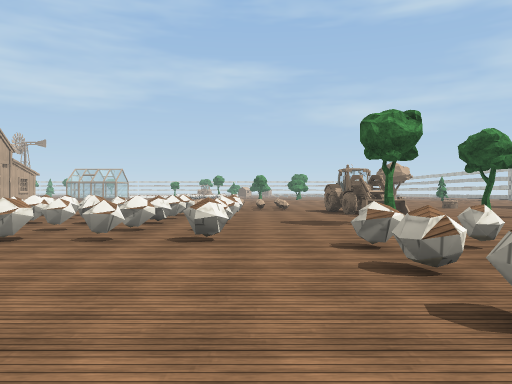
View 1 (above)

21 first-person views from a walk through a Unity game level. The camera is 1.3 m above the floor, looks level and sees 70° across. The floor is counted in squares, 2 m on a side. Each view is taken from the middle of a square. On the plan, view 1 faces up. The plan holds only what a view shows up to about 11 squares ahead; the rest is blank. The place goes on beyond the plan. Door leaves are left out, so doorways stand open. Surface patterns are stand-ins for the level's own textures.

View 2
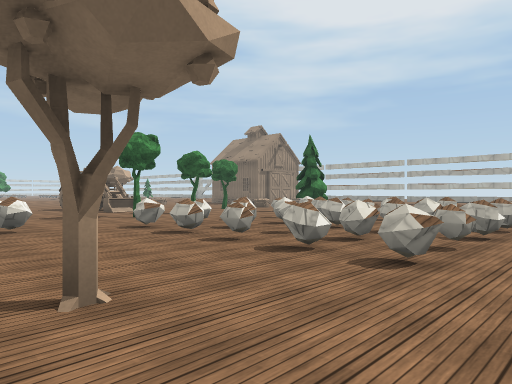

View 3
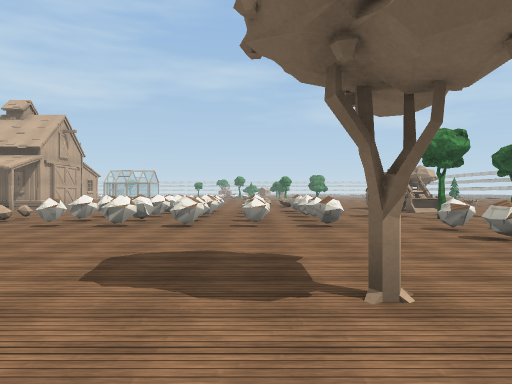

View 4
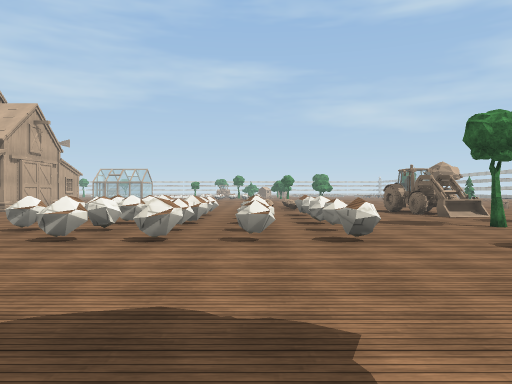

View 5
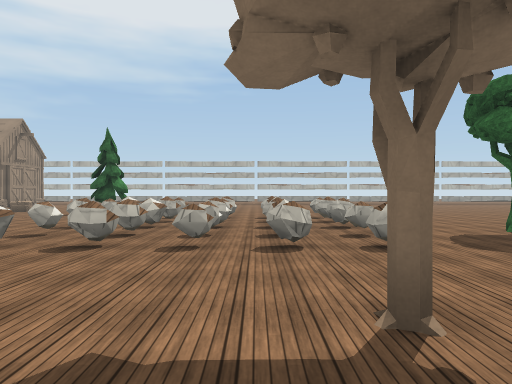

View 6
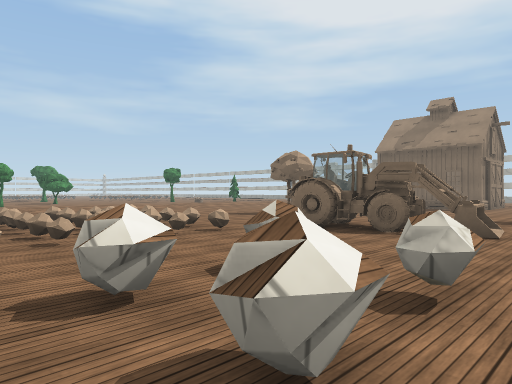

View 7
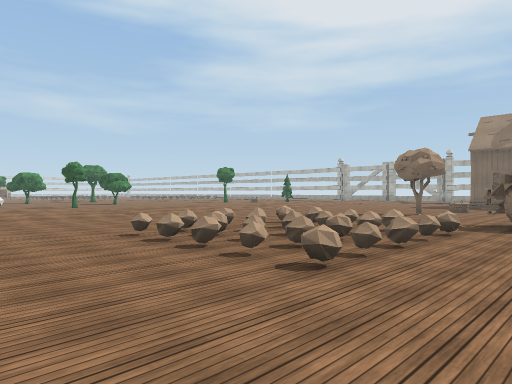

View 8
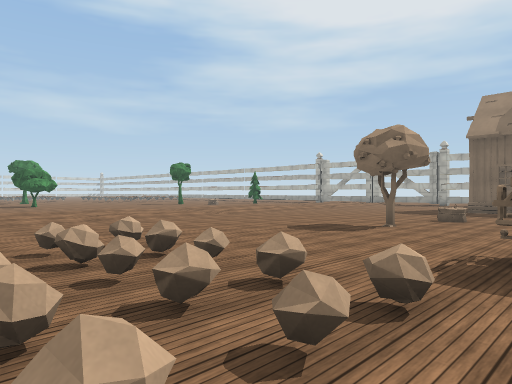

View 9
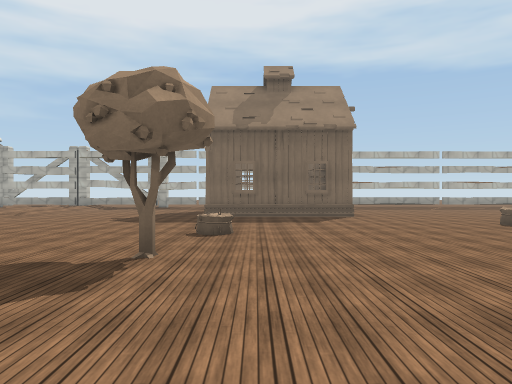

View 10
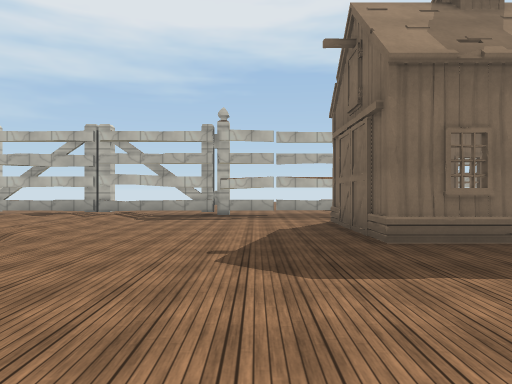

View 11
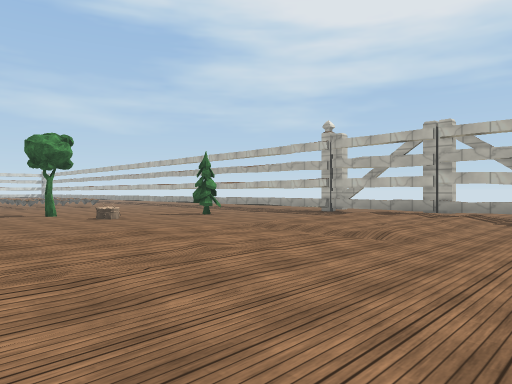

View 12
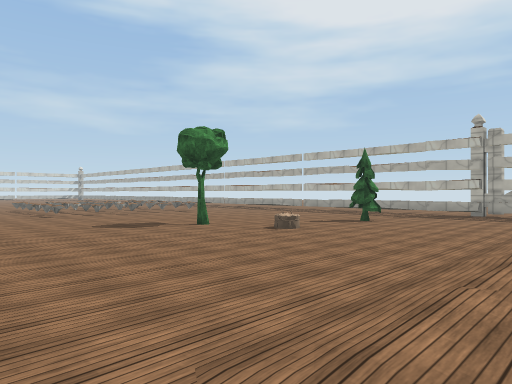

View 13
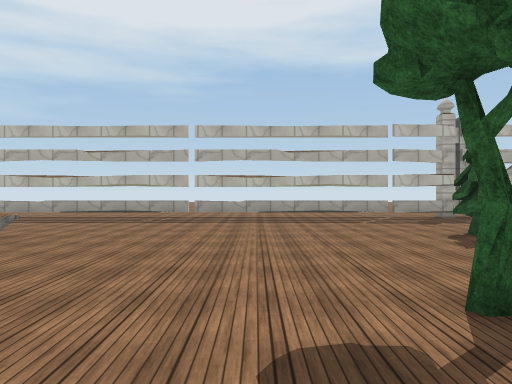

View 14
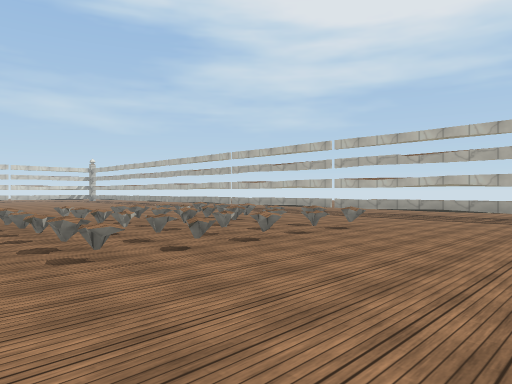

View 15
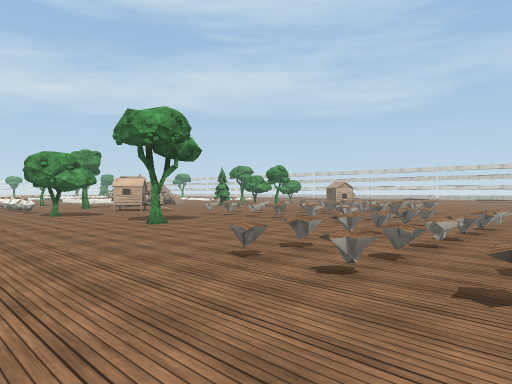

View 16
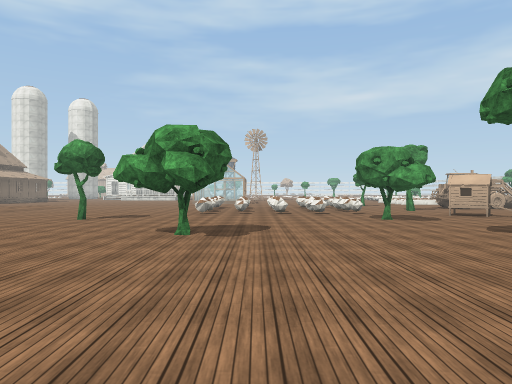

View 17
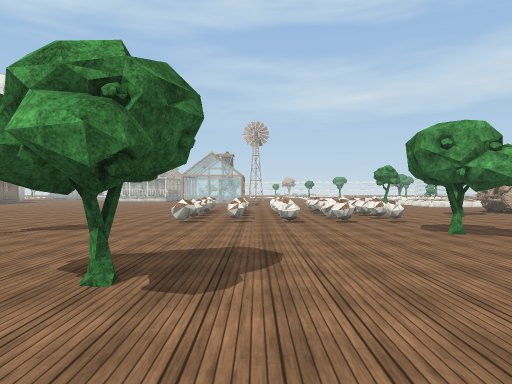

View 18
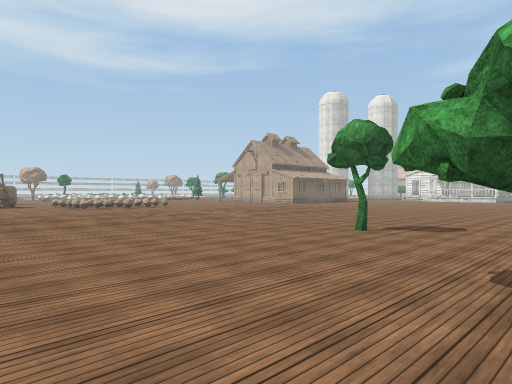

View 19
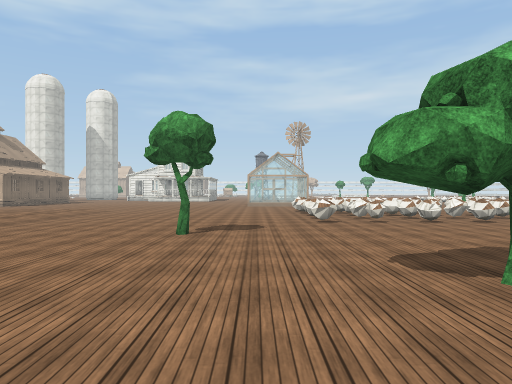

View 20
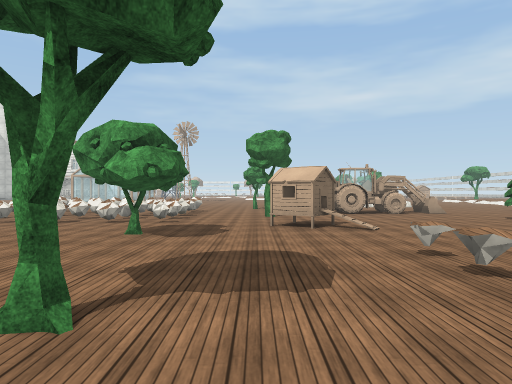

View 21
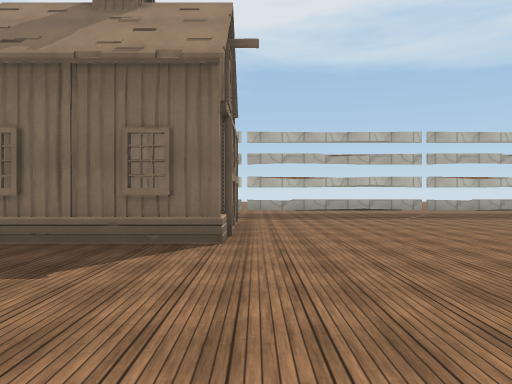

### Floor plan
Key: @ floor where view 1 was taken; # wall or solid block; x gap in a wall; . main floor; : floor 0.25 m higher than the main floor; / step, stairs or slope; = window, fence, low wall or low ledge; ^ raised ledge; O other object.
Columns run from 5 left of view 1 to 18 right of it. Each row starts with its distance up from view 1.
 39 O......  ====......
 38 O......=======.====
 37 ...OO........=.====..  x
 36 .O...........x.===^....=
 35 ......O..O...x..==.....=
 34 ====.O#......=..==^....=
 33 ===^.............=.....=
 32 ====...................=
 31 ...=...................=
 30 ===.....#O.............=
 29 ====....O......O.......=
 28 .......................=
 27 .....O..........O.OO...=
 26 ........................
 25 .......................#
 24 .......................#
 23 ///////////////////////
 22 :::::/:::::::::::::::::#
 21   :../.::....::....::..#
 20   //////////////////////
 19  ......................#
 18  ......................#
 17  .......................
 16  ..O...................=
 15  ..O.OO....O.O...OOOO..=
 14 ...OOOO..........O  O
 13 ...O.OO.O........O  O
 12 ........O........O OO
 11 ........OO.............#
 10 =.=^=...OO.............=
  9 =.=^=.......  O........=
  8 ............    .......=
  7 =.==#...O.O.     ......=
  6 #.x^x....... O     ....=
  5 =.=x=....... O      ...=
  4 ......=.==x^          .=
  3 ......=.==^x
  2 ......x.====.
  1  .....=.====.
  0  ...O@......
 -1   ....=.=xx=
 -2    .  ....

Where each view was taken, in squares from view 1:
view 1: 0 up, 0 right, facing up
view 2: 2 down, 2 left, facing up-right
view 3: 2 down, 2 left, facing up
view 4: 0 up, 2 left, facing up
view 5: 1 up, 3 left, facing right
view 6: 8 up, 3 left, facing up-right
view 7: 11 up, 5 left, facing up-right
view 8: 12 up, 1 left, facing up-right
view 9: 14 up, 2 right, facing right
view 10: 17 up, 7 right, facing right
view 11: 18 up, 7 right, facing up-right
view 12: 22 up, 5 right, facing up-right
view 13: 30 up, 8 right, facing right
view 14: 30 up, 7 right, facing up-right
view 15: 31 up, 11 right, facing up-left
view 16: 31 up, 9 right, facing left
view 17: 31 up, 6 right, facing left
view 18: 30 up, 6 right, facing down-left
view 19: 28 up, 6 right, facing left
view 20: 36 up, 6 right, facing left
view 21: 11 up, 7 right, facing right
